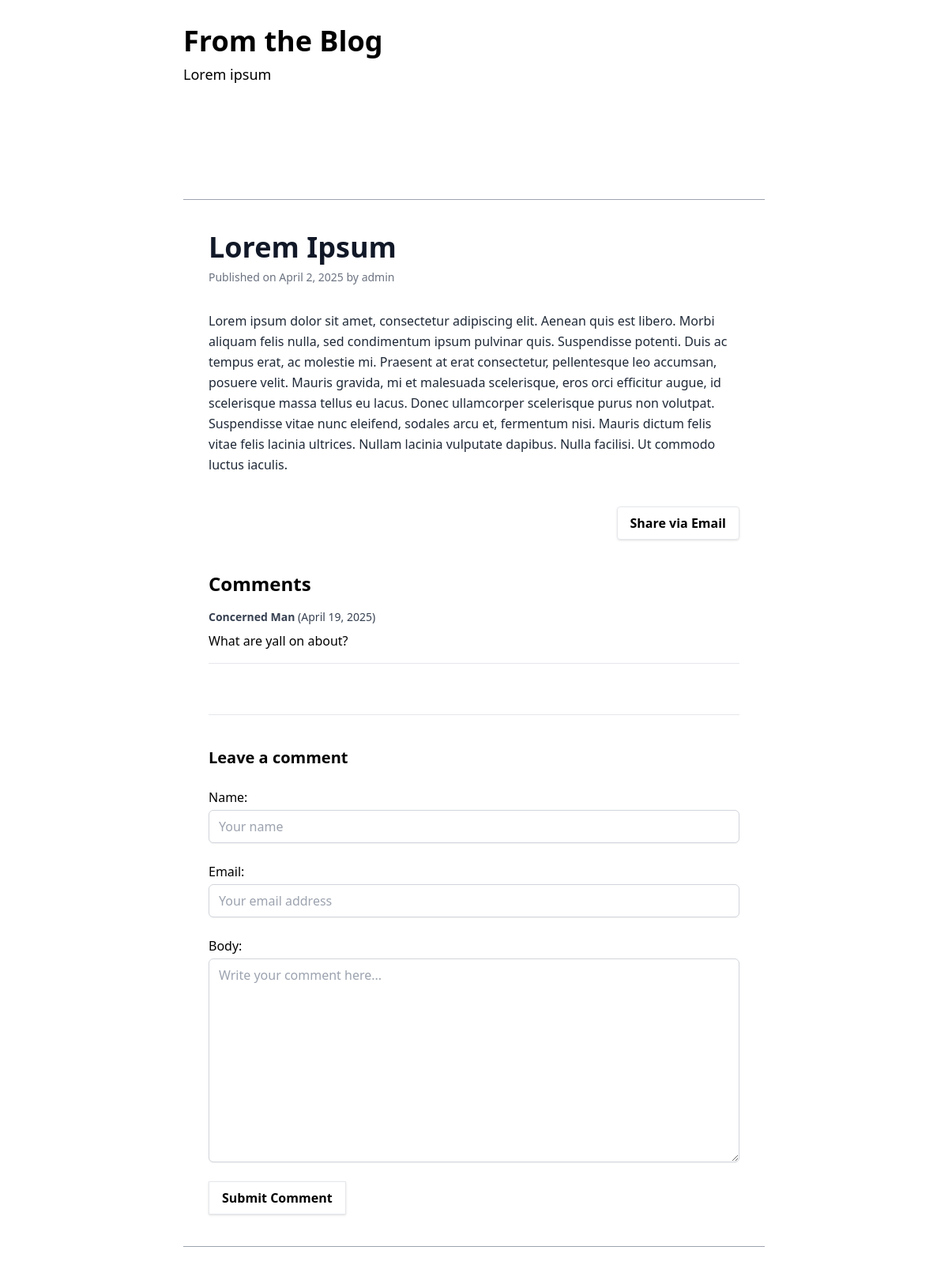
The app's page /blogapp/2025/4/2/lorem-ipsum/ with its own data.
### blogapp/models.py (models this page shows, shortened)
class Post(models.Model):
    class Status(models.TextChoices):
        DRAFT = 'DF', 'Draft'
        PUBLISHED = 'P', 'Published'
    author = models.ForeignKey(settings.AUTH_USER_MODEL, on_delete=models.CASCADE, related_name='posts')
    title = models.CharField(max_length=250)
    slug = models.SlugField(max_length=250, unique_for_date='publish')
    body = models.TextField()
    publish = models.DateTimeField()
    created = models.DateTimeField(auto_now_add=True)
    updated = models.DateTimeField(auto_now=True)
    status = models.CharField(max_length=2, choices=Status.choices, default=Status.DRAFT)
    class Meta:
        ordering = ['publish']
    tags = TaggableManager() #This enables us to add tags to the posts

class Comment(models.Model):
    post = models.ForeignKey(Post, on_delete=models.CASCADE, related_name='comments')
    name = models.CharField(max_length=80)
    email = models.EmailField()
    body = models.TextField()
    created = models.DateTimeField(auto_now_add=True)
    updated = models.DateTimeField(auto_now=True)
    active = models.BooleanField(default=True)
    class Meta:
        ordering = ['created']

### blogapp/views.py (the view)
# urls.py: path('<int:year>/<int:month>/<int:day>/<slug:post>/', views.post_detail, name='post_detail'),#The path for the post detail view
def post_detail(request, year, month, day, post):
    post = get_object_or_404(
        Post,
        slug=post,
        publish__year=year,
        publish__month=month,
        publish__day=day,
        status='P'
    )
    comments = Comment.objects.filter(post=post, active=True)
    form = CommentForm()
    return render(request, 'blog/post/detail.html', {
    'post': post,
    'comments': comments,
    'form': form
    })

### blogapp/forms.py
class CommentForm(forms.ModelForm):
    class Meta:
        model = Comment
        fields = ['name', 'email', 'body']
    def __init__(self, *args, **kwargs):
        super().__init__(*args, **kwargs)
        self.fields['name'].widget.attrs.update({
            'class': 'mt-1 block w-full px-3 py-2 border border-gray-300 rounded-md shadow-sm focus:ring focus:ring-blue-300',
            'placeholder': 'Your name'
        })
        self.fields['email'].widget.attrs.update({
            'class': 'mt-1 block w-full px-3 py-2 border border-gray-300 rounded-md shadow-sm focus:ring focus:ring-blue-300',
            'placeholder': 'Your email address'
        })
        self.fields['body'].widget.attrs.update({
            'class': 'mt-1 block w-full px-3 py-2 border border-gray-300 rounded-md shadow-sm focus:ring focus:ring-blue-300',
            'placeholder': 'Write your comment here...'
        })

### blogapp/templates/blog/post/detail.html (shortened to what this page needs)
{% extends "blog/base.html" %}
{% block content %}
<div class="py-24 sm:py-32">
  <div class="mx-auto max-w-4xl px-6 lg:px-8 border-y border-gray-400 pt-10 pb-10">
    <article class="prose prose-lg">
      <h1 class="text-4xl font-bold text-gray-900">{{ post.title }}</h1>
      <p class="text-sm text-gray-500 mt-2">
        Published on {{ post.publish|date:"F j, Y" }} by {{ post.author }}
      </p>
      <div class="mt-8 text-gray-800 leading-relaxed">
        {{ post.body|linebreaks }}
      </div>
      <div class="flex justify-end mt-10">
        <a href="{% url 'blogapp:post_share' post.id %}"
          class="inline-block px-4 py-2 bg-white-600 text-black border shadow font-semibold rounded hover:text-white hover:bg-gray-700 transition duration-200">
          Share via Email
        </a>
      </div>
    </article>
    <div class="mt-10">
      <h2 class="text-2xl font-bold mb-4">Comments</h2>
      {% for comment in comments %}
        <div class="mb-4 border-b pb-4">
          <p class="text-sm text-gray-700"><strong>{{ comment.name }}</strong> ({{ comment.created|date:"F j, Y" }})</p>
          <p class="mt-2 text-gray-800">{{ comment.body|linebreaks }}</p>
        </div>
      {% empty %}
        <p class="text-gray-500">No comments yet.</p>
      {% endfor %}
    </div>
    <div class="mt-16 border-t pt-10">
      <h2 class="text-xl font-semibold mb-6">Leave a comment</h2>
      <form method="post" action="{% url 'blogapp:post_comment' post.id %}" class="space-y-6">
        <div>
          {{ form.name.label_tag }}
          {{ form.name }}
        </div>
        <div>
          {{ form.email.label_tag }}
          {{ form.email }}
        </div>
        <div>
          {{ form.body.label_tag }}
          {{ form.body }}
        </div>
        <button type="submit" class="px-4 py-2 border shadow bg-white text-black font-bold hover:bg-gray-700 hover:text-white transition">
          Submit Comment
        </button>
      </form>
    </div>
  </div>
</div>
{% endblock %}

### records on screen
Post: title "Lorem Ipsum", publish "April 2, 2025", author "admin", body "Lorem ipsum dolor sit amet, consectetur adipiscing elit. Aenean quis est libero. Morbi aliquam felis nulla, sed condimentum ipsum pulvinar quis. Suspendisse potenti. Duis ac tempus erat, ac molestie mi. Praesent at erat consectetur, pellentesque leo accumsan, posuere velit. Mauris gravida, mi et malesuada scelerisque, eros orci efficitur augue, id scelerisque massa tellus eu lacus. Donec ullamcorper scelerisque purus non volutpat. Suspendisse vitae nunc eleifend, sodales arcu et, fermentum nisi. Mauris dictum felis vitae felis lacinia ultrices. Nullam lacinia vulputate dapibus. Nulla facilisi. Ut commodo luctus iaculis."
Comment: name "Concerned Man", created "April 19, 2025", body "What are yall on about?"
